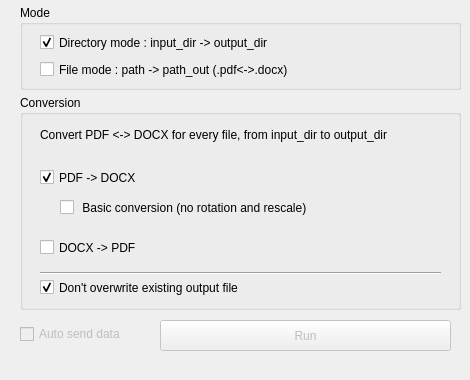
<?xml version="1.0" encoding="UTF-8"?>
<ui version="4.0">
 <class>Form</class>
 <widget class="QWidget" name="Form">
  <property name="geometry">
   <rect>
    <x>0</x>
    <y>0</y>
    <width>470</width>
    <height>380</height>
   </rect>
  </property>
  <property name="windowTitle">
   <string>Form</string>
  </property>
  <widget class="QGroupBox" name="groupBox_mode">
   <property name="geometry">
    <rect>
     <x>20</x>
     <y>5</y>
     <width>441</width>
     <height>85</height>
    </rect>
   </property>
   <property name="title">
    <string>Mode</string>
   </property>
   <widget class="QCheckBox" name="checkBox_mode_dir">
    <property name="geometry">
     <rect>
      <x>20</x>
      <y>25</y>
      <width>401</width>
      <height>25</height>
     </rect>
    </property>
    <property name="text">
     <string>Directory mode : input_dir -&gt; output_dir</string>
    </property>
    <property name="checked">
     <bool>true</bool>
    </property>
   </widget>
   <widget class="QCheckBox" name="checkBox_mode_file">
    <property name="geometry">
     <rect>
      <x>20</x>
      <y>52</y>
      <width>401</width>
      <height>25</height>
     </rect>
    </property>
    <property name="text">
     <string>File mode : path -&gt; path_out (.pdf&lt;-&gt;.docx)</string>
    </property>
    <property name="checked">
     <bool>false</bool>
    </property>
   </widget>
  </widget>
  <widget class="QGroupBox" name="groupBox">
   <property name="geometry">
    <rect>
     <x>20</x>
     <y>95</y>
     <width>441</width>
     <height>215</height>
    </rect>
   </property>
   <property name="title">
    <string>Conversion</string>
   </property>
   <widget class="QLabel" name="Description">
    <property name="geometry">
     <rect>
      <x>20</x>
      <y>25</y>
      <width>401</width>
      <height>31</height>
     </rect>
    </property>
    <property name="text">
     <string>Convert PDF &lt;-&gt; DOCX for every file, from input_dir to output_dir</string>
    </property>
    <property name="textFormat">
     <enum>Qt::AutoText</enum>
    </property>
    <property name="alignment">
     <set>Qt::AlignLeading|Qt::AlignLeft|Qt::AlignVCenter</set>
    </property>
    <property name="wordWrap">
     <bool>true</bool>
    </property>
   </widget>
   <widget class="QCheckBox" name="checkBox">
    <property name="geometry">
     <rect>
      <x>20</x>
      <y>70</y>
      <width>401</width>
      <height>25</height>
     </rect>
    </property>
    <property name="text">
     <string>PDF -&gt; DOCX</string>
    </property>
    <property name="checked">
     <bool>true</bool>
    </property>
   </widget>
   <widget class="QCheckBox" name="checkBox_4">
    <property name="geometry">
     <rect>
      <x>40</x>
      <y>100</y>
      <width>381</width>
      <height>25</height>
     </rect>
    </property>
    <property name="text">
     <string> Basic conversion (no rotation and rescale)</string>
    </property>
    <property name="checked">
     <bool>false</bool>
    </property>
   </widget>
   <widget class="QCheckBox" name="checkBox_2">
    <property name="geometry">
     <rect>
      <x>20</x>
      <y>140</y>
      <width>401</width>
      <height>25</height>
     </rect>
    </property>
    <property name="text">
     <string>DOCX -&gt; PDF</string>
    </property>
    <property name="checked">
     <bool>false</bool>
    </property>
   </widget>
   <widget class="Line" name="line">
    <property name="geometry">
     <rect>
      <x>20</x>
      <y>170</y>
      <width>401</width>
      <height>16</height>
     </rect>
    </property>
    <property name="orientation">
     <enum>Qt::Horizontal</enum>
    </property>
   </widget>
   <widget class="QCheckBox" name="checkBox_3">
    <property name="geometry">
     <rect>
      <x>20</x>
      <y>180</y>
      <width>401</width>
      <height>25</height>
     </rect>
    </property>
    <property name="text">
     <string>Don't overwrite existing output file</string>
    </property>
    <property name="checked">
     <bool>true</bool>
    </property>
   </widget>
  </widget>
  <widget class="QCheckBox" name="checkBox_send">
   <property name="enabled">
    <bool>false</bool>
   </property>
   <property name="geometry">
    <rect>
     <x>20</x>
     <y>326</y>
     <width>131</width>
     <height>16</height>
    </rect>
   </property>
   <property name="text">
    <string>Auto send data</string>
   </property>
  </widget>
  <widget class="QPushButton" name="pushButton_send">
   <property name="enabled">
    <bool>false</bool>
   </property>
   <property name="geometry">
    <rect>
     <x>160</x>
     <y>320</y>
     <width>291</width>
     <height>31</height>
    </rect>
   </property>
   <property name="text">
    <string>Run</string>
   </property>
  </widget>
 </widget>
 <resources/>
 <connections/>
</ui>
